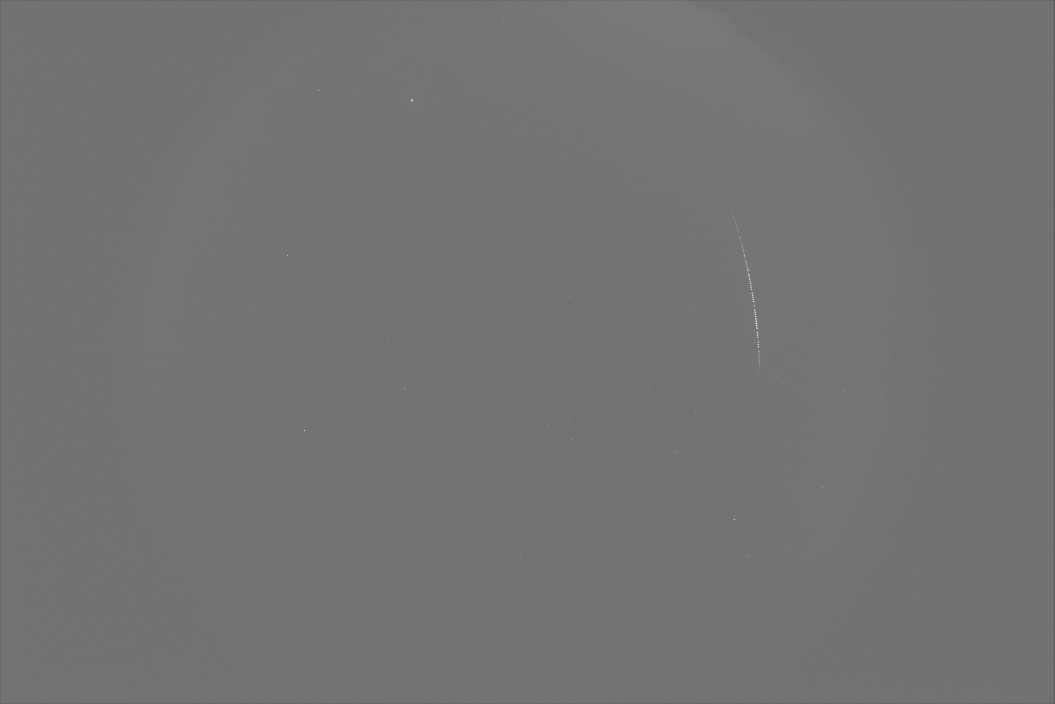
#> input picture data/dfn_highlights/025_Elginfield/025_2021-09-09_053629_E_DSC_0379-G.jpeg, 7380 x 4928 px (shown at 1/7 size); its folder holds 2 pictures in this run
$ python crop_using_thumb_tile.py
#> lines starting #> are read from the running program, lines starting #| are printed output that depends on the picture
"""
    Crop fireball image using the corresponding thumbnail tile.

    Usage:
        Import module and call load_cropped_image

        Run as script to view cropped fireballs. While in `points_processing` folder, run:

        python3 thumb_tile/crop_using_thumb_tile.py
"""


import os
import re
from pathlib import Path

import matplotlib.pyplot as plt
import numpy as np
import skimage as ski


# Matches: 025_2021-09-09_053629_E_DSC_0379.thumb.4800.1600.tile
TILE_FILE_PATTERN = re.compile(r'^(.*?)\.thumb\.(\d+)\.(\d+)\.tile', re.IGNORECASE)


def load_cropped_image(event_folder_path: str, crop_size: int = 2500) -> np.ndarray | None:
    """
        Load and Crop Image from Event Folder

        This function loads an image from a specified event folder, searches for the thumb tile,
        and crops the image to a predefined square size around specified coordinates extracted from the file name.

        Parameters:
        - event_folder (str): The path to the event folder containing the image and tile files.
        - crop_size (int): The length of a side of the square that will be cropped.

        Returns:
        - np.ndarray | None: The cropped image as a NumPy array if a matching file is found; otherwise, None.
    """
#> called with crop_size = 2500

    match = None
    for file in os.listdir(event_folder_path):
        match = re.search(TILE_FILE_PATTERN, file)
        if match:
            break

    if match is None:
        return None

    event_name = match.group(1)
    x = match.group(2)
    y = match.group(3)
    print(event_name, x, y)

    image = ski.io.imread(Path(event_folder_path, event_name + "-G.jpeg"))
#> image is the input picture: shape (4928, 7380); min 0, max 255, mean 114.9

    # Calculate the top-left corner coordinates for cropping
    tl_x_coord = max (1, int(x) - crop_size // 2)
    tl_y_coord = max(1, int(y) - crop_size // 2)

    br_x_coord = min(tl_x_coord + crop_size, image.shape[1])
#> br_x_coord = 6050
    br_y_coord = min(tl_y_coord + crop_size, image.shape[0])
#> br_y_coord = 2850

    # Perform cropping
    cropped_image = image[tl_y_coord:br_y_coord, tl_x_coord:br_x_coord]
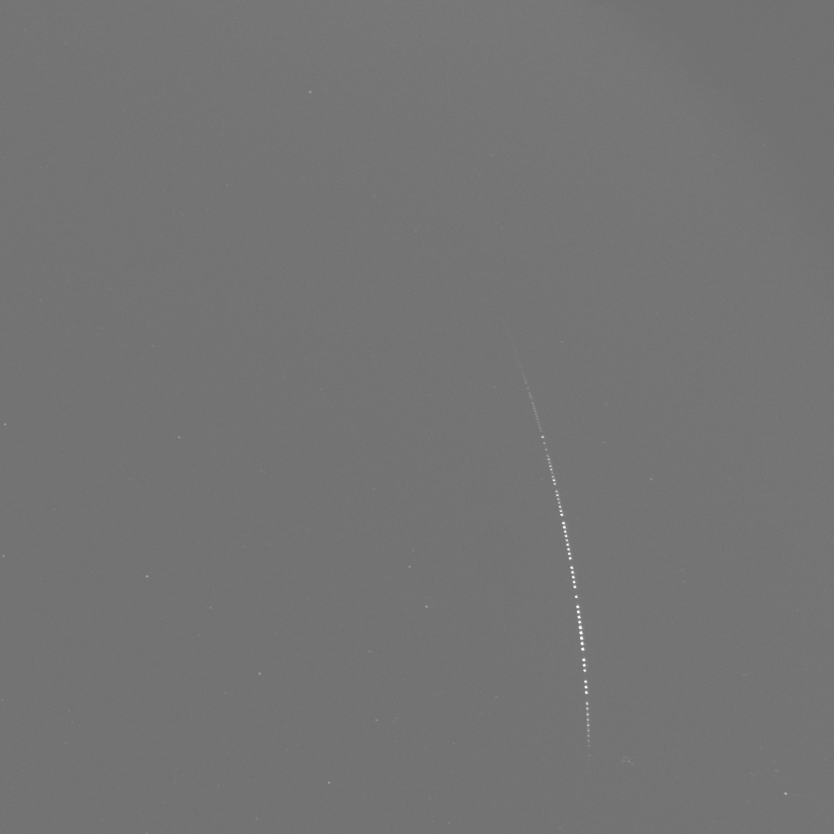
#> cropped_image: shape (2500, 2500) (shown at 1/3 size); min 106, max 255, mean 116.1

    return cropped_image


def main():
    dfn_highlights_folder = Path(Path(__file__).parents[2], 'data', 'dfn_highlights')
    for event_folder in os.listdir(dfn_highlights_folder):
        cropped_image = load_cropped_image(Path(dfn_highlights_folder, event_folder))

        # Plot the original image with fitted curve
        fig, ax = plt.subplots(figsize=(6, 6))
        ax.set_title(event_folder)
#> (the run stopped early here; a loop or call above may not have finished)
